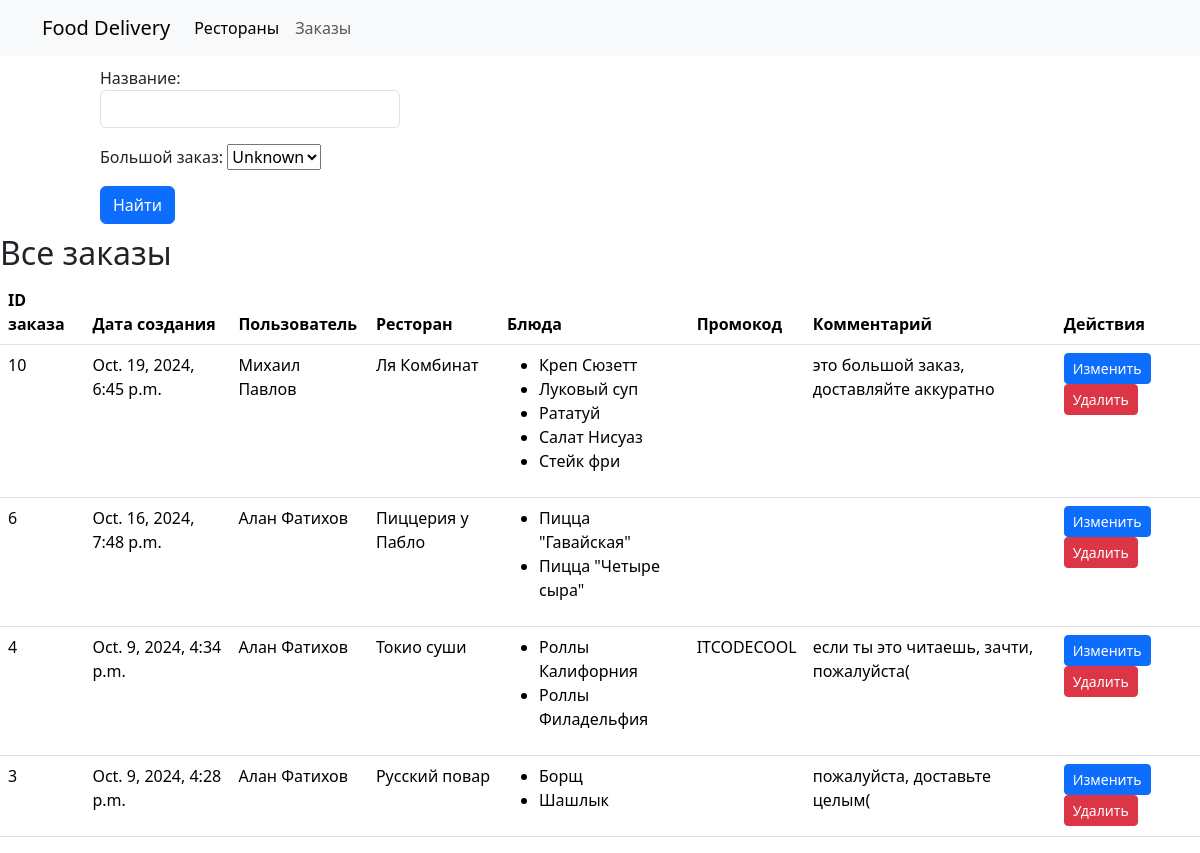
/delivery/orders/, run on the app's committed database.
### food_delivery/models.py (models this page shows, shortened)
class Order(models.Model):
    id_order = models.AutoField(auto_created=True, primary_key=True, verbose_name='id заказа')
    created_at = models.DateTimeField(auto_now_add=True,verbose_name='дата создания заказа')
    promocode = models.CharField(max_length=10,verbose_name='промокод', blank = True)
    comment = models.TextField(verbose_name='комментарий к заказу',blank=True)
    dishes = models.ManyToManyField(
        Menu,
        verbose_name='заказанные блюда',
        related_name='orders',
    )
    id_user = models.ForeignKey(
        User,
        verbose_name='пользователь',
        related_name='orders',
        null=True,
        blank=True,
        on_delete=models.SET_NULL
    )
    id_cour = models.ForeignKey(
        Courier,
        verbose_name='курьер',
        related_name='orders',
        null = True,
        blank= True,
        on_delete=models.SET_NULL
    )
    id_rest = models.ForeignKey(
        Restaurant,
        verbose_name='ресторан',
        related_name= 'orders',
        null=True,
        blank=True,
        on_delete=models.SET_NULL
    )
    class Meta:
        verbose_name = 'Заказ'
        verbose_name_plural = 'Заказы'
        ordering = ['-created_at']

class User(models.Model):
    id_user = models.AutoField(auto_created = True, primary_key = True,verbose_name = 'id пользователя')
    first_name = models.CharField(max_length=50,verbose_name='имя пользователя')
    surname = models.CharField(max_length=60,verbose_name='фамилия пользователя', blank = True)
    address = models.CharField(max_length=100,verbose_name='адрес пользователя')
    email = models.EmailField(max_length=254,unique=True,verbose_name='email пользователя', blank=True, null = True)
    phone_number = models.CharField(max_length=20,unique=True,verbose_name='номер телефона')
    class Meta:
        verbose_name = 'Пользователь'
        verbose_name_plural = 'Пользователи'
        ordering = ['first_name']

class Restaurant(models.Model):
    id_rest = models.AutoField(auto_created=True, primary_key=True, verbose_name='id ресторана')
    name = models.CharField(max_length=80,verbose_name='название ресторана')
    address = models.CharField(max_length=100,verbose_name='адрес ресторана')
    photo_rest = models.ImageField(null = True, blank = True, upload_to=rest_photo_directory_path, verbose_name='фото ресторана')
    id_warehouse = models.OneToOneField(
        Warehouse,
        verbose_name='склад',
        related_name='restaurant',
        null=True,
        blank=True,
        on_delete=models.SET_NULL
    )
    class Meta:
        verbose_name = 'Ресторан'
        verbose_name_plural = 'Рестораны'
        ordering = ['name']

class Menu(models.Model):
    id_dish = models.AutoField(auto_created = True, primary_key = True,verbose_name = 'id блюда')
    name = models.CharField(max_length=90,verbose_name='название блюда')
    category = models.CharField(max_length=40,verbose_name='категория', choices=category_dishes)
    composition  = models.TextField(verbose_name='состав блюда')
    price = models.DecimalField(max_digits=7,decimal_places=2,verbose_name='цена блюда',null=True)
    preview = models.ImageField(null = True, blank = True,upload_to=menu_preview_directory_path,verbose_name='фото блюда')
    id_rest = models.ForeignKey(
        Restaurant,
        verbose_name='ресторан',
        related_name='menu',
        null=True,
        blank=True,
        on_delete=models.SET_NULL
    )
    class Meta:
        verbose_name = 'Меню'
        verbose_name_plural = 'Меню'
        ordering = ['name']

### food_delivery/views.py (the view)
# urls.py: path('orders/', OrderListView.as_view(), name='orders_list'),
class OrderListView(FilterView):
    model = Order
    template_name = 'food_delivery/orders_list.html'
    context_object_name = 'orders'
    filterset_class = OrderFilter

### food_delivery/templates/food_delivery/orders_list.html (shortened to what this page needs)
{% extends 'base.html' %}
{% block sidebar %}
<div class="col-md-3" style="margin-top: 10px; margin-left: 100px; margin-bottom: 10px">
    <div class="card-body">
        <form method="get">
            {{ filter.form.as_p }}
            <button class="btn btn-primary" type="submit">Найти</button>
        </form>
    </div>
</div>
{% endblock %}
{% block body %}
  <h2>Все заказы</h2>
  <table class="table">
    <thead>
      <tr>
        <th>ID заказа</th>
        <th>Дата создания</th>
        <th>Пользователь</th>
        <th>Ресторан</th>
        <th>Блюда</th>
        <th>Промокод</th>
        <th>Комментарий</th>
        <th>Действия</th>
      </tr>
    </thead>
    <tbody>
      {% for order in orders %}
        <tr>
          <td>{{ order.id_order }}</td>
          <td>{{ order.created_at }}</td>
          <td>{{ order.id_user.first_name }} {{ order.id_user.surname }}</td>
          <td>{{ order.id_rest.name }}</td>
          <td>
            <ul>
              {% for dish in order.dishes.all %}
                <li>{{ dish.name }}</li>
              {% endfor %}
            </ul>
          </td>
          <td>{{ order.promocode }}</td>
          <td>{{ order.comment }}</td>
          <td>
            <a href="{% url 'food_delivery:update_order' order.pk %}" class="btn btn-primary btn-sm">Изменить</a>
            <a href="{% url 'food_delivery:delete_order' order.pk %}" class="btn btn-danger btn-sm">Удалить</a>
          </td>
        </tr>
      {% endfor %}
    </tbody>
  </table>
{% endblock %}

### food_delivery/templates/base.html (style rules this page uses)
body { margin: 0; padding: 0; }

### data on the page
Order: id_order "10", created_at "Oct. 19, 2024, 6:45 p.m.", id_user.first_name "Михаил", id_user.surname "Павлов", id_rest.name "Ля Комбинат", comment "это большой заказ, доставляйте аккуратно"
Menu: name "Креп Сюзетт"
Menu: name "Луковый суп"
Menu: name "Рататуй"
Menu: name "Салат Нисуаз"
Menu: name "Стейк фри"
Order: id_order "6", created_at "Oct. 16, 2024, 7:48 p.m.", id_user.first_name "Алан", id_user.surname "Фатихов", id_rest.name "Пиццерия у Пабло"
Menu: name "Пицца \"Гавайская\""
Menu: name "Пицца \"Четыре сыра\""
Order: id_order "4", created_at "Oct. 9, 2024, 4:34 p.m.", id_user.first_name "Алан", id_user.surname "Фатихов", id_rest.name "Токио суши", promocode "ITCODECOOL", comment "если ты это читаешь, зачти, пожалуйста("
Menu: name "Роллы Калифорния"
Menu: name "Роллы Филадельфия"
Order: id_order "3", created_at "Oct. 9, 2024, 4:28 p.m.", id_user.first_name "Алан", id_user.surname "Фатихов", id_rest.name "Русский повар", comment "пожалуйста, доставьте целым("
Menu: name "Борщ"
Menu: name "Шашлык"
